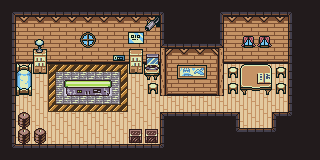

Tiled map render using the project's own tile images. Description and the whole map definition, tile-layer contents included, below:
An orthogonal 20x10 tile map with 16x16 px tiles, 7 tile layers (WallsFloor, WallDecorations, Obstacles, Bookcases, ...), 4 tilesets and 5 objects (MyChest, MyOtherChest, Automatic, Travel, Inventor).

<map version="1.8" tiledversion="1.8.4" orientation="orthogonal" renderorder="right-down" width="20" height="10" tilewidth="16" tileheight="16" infinite="0" nextlayerid="19" nextobjectid="10">
 <tileset firstgid="1" source="Tilesets/ColorTileA4.tsx" />
 <tileset firstgid="1849" source="Tilesets/ColorTileA5.tsx" />
 <tileset firstgid="1977" source="Tilesets/ColorTileB.tsx" />
 <tileset firstgid="2233" source="Tilesets/ColorTileA2.tsx" />
 <group id="2" name="Background">
  <layer id="1" name="WallsFloor" width="20" height="10">
   <data encoding="csv">
621,730,730,730,730,730,730,730,730,730,623,674,674,621,730,730,730,730,623,674,
675,1010,1010,1010,1010,1010,1010,1010,1010,1010,673,674,674,675,1010,1010,1010,1010,673,674,
675,1066,1066,1066,1066,1066,1066,1066,1066,1066,729,730,730,731,1066,1066,1066,1066,673,674,
675,1122,1122,1122,1122,1122,1122,1122,1122,1122,1009,1010,1010,1011,1122,1122,1122,1122,673,674,
675,1862,1862,3444,3445,3445,3445,3446,1862,1862,1065,1066,1066,1067,1862,1862,1862,1862,673,674,
675,1862,1862,3500,1858,1858,1858,3502,1862,1862,1121,1122,1122,1123,1862,1862,1862,1862,673,674,
675,1862,1862,3556,3557,3557,3557,3558,1862,1862,1862,1862,1862,1862,1862,1862,1862,1862,673,674,
675,1862,1862,1862,1862,1862,1862,1862,1862,1862,0,0,0,0,0,1862,1862,0,735,674,
675,1862,1862,1862,1862,1862,1862,1862,1862,1862,673,674,674,674,733,0,0,735,674,674,
733,0,0,0,0,0,0,0,0,0,735,674,674,674,674,674,674,674,674,674
</data>
  </layer>
  <layer id="3" name="WallDecorations" width="20" height="10">
   <data encoding="csv">
0,0,0,0,0,0,0,0,0,0,0,0,0,0,0,0,0,0,0,0,
0,0,0,0,0,0,0,0,0,2155,0,0,0,0,0,0,0,0,0,0,
0,0,0,0,0,2083,0,0,2218,0,0,0,0,0,0,2100,2100,0,0,0,
0,0,0,0,0,0,0,2154,0,0,0,0,0,0,0,0,0,0,0,0,
0,0,0,0,0,0,0,0,0,0,0,2021,2022,0,0,0,0,0,0,0,
0,0,0,0,0,0,0,0,0,0,0,0,0,0,0,0,0,0,0,0,
0,0,0,0,0,0,0,0,0,0,0,0,0,0,0,0,0,0,0,0,
0,0,0,0,0,0,0,0,0,0,0,0,0,0,0,0,0,0,0,0,
0,0,0,0,0,0,0,0,0,0,0,0,0,0,0,0,0,0,0,0,
0,0,0,0,0,0,0,0,0,0,0,0,0,0,0,0,0,0,0,0
</data>
  </layer>
  <layer id="5" name="Obstacles" width="20" height="10">
   <data encoding="csv">
0,0,0,0,0,0,0,0,0,0,0,0,0,0,0,0,0,0,0,0,
0,0,0,0,0,0,0,0,0,0,0,0,0,0,0,0,0,0,0,0,
0,0,0,0,0,0,0,0,0,0,0,0,0,0,0,0,0,0,0,0,
0,0,0,0,0,0,0,0,0,0,0,0,0,0,0,0,0,0,0,0,
0,0,0,0,0,0,0,0,0,0,0,0,0,0,1988,0,0,1988,0,0,
0,0,0,0,0,0,0,0,0,1988,0,0,0,0,1988,0,0,1988,0,0,
0,0,0,0,0,0,0,0,0,0,0,0,0,0,0,0,0,0,0,0,
0,0,0,0,0,0,0,0,0,0,0,0,0,0,0,0,0,0,0,0,
0,0,0,0,0,0,0,0,0,0,0,0,0,0,0,0,0,0,0,0,
0,0,0,0,0,0,0,0,0,0,0,0,0,0,0,0,0,0,0,0
</data>
  </layer>
 </group>
 <group id="10" name="Height0">
  <layer id="11" name="Bookcases" width="20" height="10">
   <data encoding="csv">
0,0,0,0,0,0,0,0,0,0,0,0,0,0,0,0,0,0,0,0,
0,0,0,0,0,0,0,0,0,0,0,0,0,0,0,0,0,0,0,0,
0,0,0,0,0,0,0,0,0,0,0,0,0,0,0,0,0,0,0,0,
0,0,2127,0,0,0,0,0,2127,0,0,0,0,0,0,0,0,0,0,0,
0,0,2143,0,0,0,0,0,2143,0,0,0,0,0,0,0,0,0,0,0,
0,0,0,0,0,0,0,0,0,0,0,0,0,0,0,0,0,0,0,0,
0,0,0,0,0,0,0,0,0,0,0,0,0,0,0,0,0,0,0,0,
0,0,0,0,0,0,0,0,0,0,0,0,0,0,0,0,0,0,0,0,
0,0,0,0,0,0,0,0,0,0,0,0,0,0,0,0,0,0,0,0,
0,0,0,0,0,0,0,0,0,0,0,0,0,0,0,0,0,0,0,0
</data>
  </layer>
 </group>
 <group id="6" name="Height1">
  <layer id="15" name="Walls" width="20" height="10">
   <data encoding="csv">
0,0,0,0,0,0,0,0,0,0,0,0,0,0,0,0,0,0,0,0,
0,0,0,0,0,0,0,0,0,0,0,0,0,0,0,0,0,0,0,0,
0,0,0,0,0,0,0,0,0,0,0,0,0,0,0,0,0,0,0,0,
0,0,0,0,0,0,0,0,0,0,0,0,0,0,0,0,0,0,0,0,
0,0,0,0,0,0,0,0,0,0,0,0,0,0,0,0,0,0,0,0,
0,0,0,0,0,0,0,0,0,0,0,0,0,0,0,0,0,0,0,0,
0,0,0,0,0,0,0,0,0,0,0,0,0,0,0,0,0,0,0,0,
0,0,0,0,0,0,0,0,0,0,617,618,618,618,619,0,0,617,0,0,
0,0,0,0,0,0,0,0,0,0,0,0,0,0,0,618,618,0,0,0,
0,618,618,618,618,618,618,618,618,618,0,0,0,0,0,0,0,0,0,0
</data>
  </layer>
  <layer id="7" name="Workshop" width="20" height="10">
   <data encoding="csv">
0,0,0,0,0,0,0,0,0,0,0,0,0,0,0,0,0,0,0,0,
0,0,0,0,0,0,0,0,0,0,0,0,0,0,0,0,0,0,0,0,
0,0,0,0,0,0,0,0,0,0,0,0,0,0,0,0,0,0,0,0,
0,0,0,0,0,0,0,0,0,0,0,0,0,0,0,0,0,0,0,0,
0,2109,0,0,0,0,0,0,0,2020,0,0,0,0,0,1985,1987,0,0,0,
0,2125,0,0,2203,2204,2205,0,0,0,0,0,0,0,0,2017,2019,0,0,0,
0,0,0,0,0,0,0,0,0,0,0,0,0,0,0,0,0,0,0,0,
0,2219,0,0,0,0,0,0,0,0,0,0,0,0,0,0,0,0,0,0,
0,2219,2219,0,0,0,0,0,2033,2033,0,0,0,0,0,0,0,0,0,0,
0,0,0,0,0,0,0,0,0,0,0,0,0,0,0,0,0,0,0,0
</data>
  </layer>
 </group>
 <group id="12" name="Height3">
  <layer id="14" name="Tabletop" width="20" height="10" offsetx="0" offsety="6">
   <data encoding="csv">
0,0,0,0,0,0,0,0,0,0,0,0,0,0,0,0,0,0,0,0,
0,0,0,0,0,0,0,0,0,0,0,0,0,0,0,0,0,0,0,0,
0,0,2137,0,0,0,0,0,0,0,0,0,0,0,0,0,0,0,0,0,
0,0,0,0,0,0,0,0,0,2201,0,0,0,0,0,0,0,0,0,0,
0,0,0,0,0,0,0,0,0,0,0,0,0,0,0,0,2180,0,0,0,
0,0,0,0,0,0,0,0,0,0,0,0,0,0,0,0,0,0,0,0,
0,0,0,0,0,0,0,0,0,0,0,0,0,0,0,0,0,0,0,0,
0,0,0,0,0,0,0,0,0,0,0,0,0,0,0,0,0,0,0,0,
0,0,0,0,0,0,0,0,0,0,0,0,0,0,0,0,0,0,0,0,
0,0,0,0,0,0,0,0,0,0,0,0,0,0,0,0,0,0,0,0
</data>
  </layer>
 </group>
 <objectgroup id="18" name="Chests">
  <object id="8" name="MyChest" gid="2126" x="32" y="112" width="16" height="16">
   <properties>
    <property name="Item" value="Drone Parts" />
    <property name="Sprite" value="FutureChest" />
   </properties>
  </object>
  <object id="9" name="MyOtherChest" gid="2126" x="128" y="112" width="16" height="16">
   <properties>
    <property name="Item" value="Blowtorch" />
    <property name="Sprite" value="FutureChest" />
   </properties>
  </object>
 </objectgroup>
 <objectgroup id="17" name="Triggers">
  <object id="4" name="Intro Sequence" type="Automatic" x="64" y="96" width="48" height="32">
   <properties>
    <property name="EnableIf" value="NewTechGame" />
    <property name="Script">Conversation IntroInventor
SetFlag NewTechGame False</property>
   </properties>
  </object>
  <object id="5" name="TechHomeworld" type="Travel" x="240" y="112" width="32" height="16">
   <properties>
    <property name="Direction" value="Up" />
    <property name="Label" value="Outside" />
   </properties>
  </object>
 </objectgroup>
 <objectgroup id="16" name="NPCs">
  <object id="3" name="Inventor" x="79" y="95" width="16" height="16">
   <properties>
    <property name="Behavior" value="" />
    <property name="Direction" value="Down" />
    <property name="Interact">Conversation TalkInventor
Shop InventorShop</property>
    <property name="Label" value="Inventor" />
    <property name="Sprite" value="Inventor" />
   </properties>
  </object>
 </objectgroup>
</map>